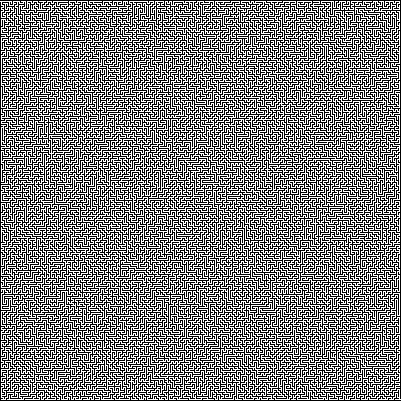
#> input picture mazes/maze4.png, 401 x 401 px
$ python maze_solver.py mazes/maze4.png
#> lines starting #> are read from the running program, lines starting #| are printed output that depends on the picture
#!/usr/bin/env python3

import cv2
import numpy as np
import copy
import time
import sys


def convert_to_array(path_to_maze):
    """
    Converts image of maze (wall thickness 1 pixel) to array.
    """
    initial_maze = cv2.imread(path_to_maze, 0)
    maze_reverted = cv2.bitwise_not(initial_maze)
    maze = maze_reverted / 255.0
    return maze


def find_in_and_out(maze):
    """
    Finds start and exit of the maze.
    """
    nr_of_lines = len(maze)
    coords = []

    for y in range(nr_of_lines):
        if y == 0 or y == nr_of_lines - 1:
            try:
                x = list(maze[y]).index(0)
                coord = [int(x), int(y)]
                coords.append(coord)
            except:
                pass
        else:
            if maze[y][0] == 0:
                x = maze[y][0]
                coord = [int(x), int(y)]
                coords.append(coord)
            elif maze[y][-1] == 0:
                x = len(maze) - 1
                coord = [int(x), int(y)]
                coords.append(coord)
            else:
                pass

    start = coords[0]
    end = coords[-1]

    return start, end


def open_points(position, open, closed, maze, start):
    """
    Updates possible and potential points to visit.
    """
    moves = np.array([[0, 1], [0, -1], [1, 0], [-1, 0]])
    neighbours = (moves + position).tolist()

    for i in range(len(neighbours)):
        x = int(neighbours[i][0])
        y = int(neighbours[i][1])
        if ((any(neighbours[i]) > 0) is True
            and maze[y][x] == 0
            and tuple(neighbours[i]) not in closed.keys()) or neighbours[i] == start:
            open.update({tuple(neighbours[i]): []})

    return open


def calculate_distance(dictionary, end):
    """
    Calculates and updates distances to end of points in dictionary (open points).
    """
    for point, dist in dictionary.items():
        dist = np.linalg.norm(np.asarray(end) - np.asarray(point))
        dictionary.update({tuple(point): dist})

    return dictionary


def lowest_dist(dictionary):
    """
    Chooses point with lowest distance to end.
    """
    return min(dictionary.keys(), key=(lambda point: dictionary[point]))


def show_maze_path(path, solution):
    """
    Shows maze and path that was made by algorithm to find exit.
    """
    cv2.namedWindow('solution', cv2.WINDOW_NORMAL)
    cv2.resizeWindow('solution', 1000, 1000)
    maze = cv2.imread(path, 0)
    for point in solution:
        point.reverse()
        maze[point[0]][point[1]] = 175
        cv2.imshow('solution', maze)
        cv2.waitKey(1)
    cv2.waitKey(0)
    cv2.destroyAllWindows()


def final_path(ppath, maze):
    """
    Generates the shortest way to the exit, knowing the preliminary path.
    """
    tmaze = np.full((len(maze), len(maze[0])), 1)  # temporary maze
    fpath = copy.deepcopy(ppath)  # final path
    moves = np.array([[0, 1], [0, -1], [1, 0], [-1, 0]])

    for point in ppath:
        tmaze[point[1]][point[0]] = 0

    flag = 1
    while flag != 0:
        flag = 0
        for point in fpath[1:-1]:
            # loop checks if point is a dead end
            neighbours = (moves + point).tolist()
            deadend = 0
            for i in neighbours:
                if tmaze[i[1]][i[0]] == 1:
                    deadend += 1
            if deadend == 3:
                tmaze[point[1]][point[0]] = 1
                fpath.remove(point)
                flag += 1
            else:
                pass

    return fpath


def find_path(path):
    """
    Actual function used to find end, combination of above functions.
    """
    maze = convert_to_array(path)
#> in convert_to_array, `initial_maze = cv2.imread(path_to_maze, 0)`: initial_maze: shape (401, 401); 49.8% white in thin lines or dots
#> in convert_to_array, `maze_reverted = cv2.bitwise_not(initial_maze)`: maze_reverted: shape (401, 401); 50.2% white; black in thin lines or dots
#> in convert_to_array, `maze = maze_reverted / 255.0`: maze: shape (401, 401) float64; values 0 (black) and 1 (white), 50.2% white; black in thin lines or dots
    start, end = find_in_and_out(maze)
#> in find_in_and_out, `nr_of_lines = len(maze)`: nr_of_lines = 401
#> the loop in find_in_and_out, `for y in range(nr_of_lines):` made 401 passes
#> (x, coord) on passes 2, 400: (0, [0, 1]), (400, [400, 399])
#> after the loop in find_in_and_out, `for y in range(nr_of_lines):`: coords = [[0, 1], [400, 399]]
#> in find_in_and_out, `start = coords[0]`: start = [0, 1]
#> in find_in_and_out, `end = coords[-1]`: end = [400, 399]
#> start = [0, 1]; end = [400, 399]

    open = {}  # points to be evaluated
    closed = {}  # points already evaluated
    ppath = []  # points for creating visualization (preliminary path)
    position = start
#> position = [0, 1]
    ppath.append(list(position))

    while position != tuple(end):
        open = open_points(position, open, closed, maze, start)
        open = calculate_distance(open, end)
        lowd = lowest_dist(open)
        if lowd not in closed.keys() and position != tuple(end):
            position = lowd
            closed.update({position: open[position]})
            del open[position]
            ppath.append(list(position))
#> this loop made 6836 passes
#> neighbours in open_points on passes 1 to 7: [[0, 2], [0, 0], [1, 1], [-1, 1]], [[1, 2], [1, 0], [2, 1], [0, 1]], [[2, 2], [2, 0], [3, 1], [1, 1]], [[3, 2], [3, 0], [4, 1], [2, 1]], [[4, 2], [4, 0], [5, 1], [3, 1]], [[5, 2], [5, 0], [6, 1], [4, 1]], [[6, 2], [6, 0], [7, 1], [5, 1]]
#> (neighbours in open_points, position) on pass 22: ([[15, 4], [15, 2], [16, 3], [14, 3]], (13, 2))
#> after the loop, closed = 6836 items; open = 64 items; position = (400, 399); ppath = 6837 pairs, first value 0 to 400, second value 1 to 399

    start = time.time()
    fpath = final_path(ppath, maze)
#> in final_path, `tmaze = np.full((len(maze), len(maze[0])), 1)`: tmaze: shape (401, 401) int64; every value is 1
#> in final_path, `fpath = copy.deepcopy(ppath)`: fpath has the same summary as ppath in find_path
#> the loop in final_path, `for point in ppath:` made 6837 passes
#> point on passes 1 to 3: [0, 1], [1, 1], [2, 1]
#> after the loop in final_path, `for point in ppath:`:
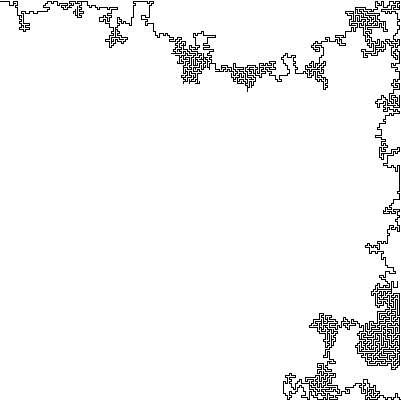
#> tmaze: shape (401, 401) int64; values 0 (black) and 1 (white), 95.7% white; black in thin lines or dots
#> after the loop in final_path, `while flag != 0:`:
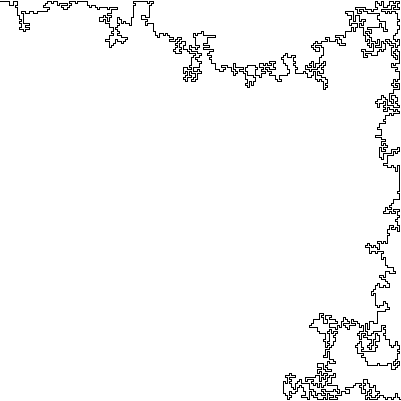
#> tmaze: shape (401, 401) int64; values 0 (black) and 1 (white), 96.8% white; black in thin lines or dots
#> after the loop in final_path, `while flag != 0:`: fpath = 5131 pairs, first value 0 to 400, second value 1 to 399
    print(f'It took {time.time() - start:.5f} seconds to calculate the path.')
    show_maze_path(path, fpath)
#> the loop in show_maze_path, `for point in solution:` made 5131 passes
#> after the loop in show_maze_path, `for point in solution:`:
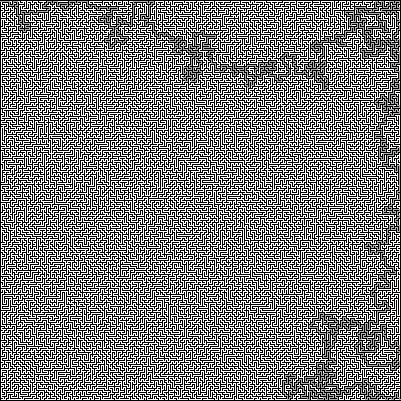
#> maze: shape (401, 401); min 0, max 255, mean 124.3


find_path(sys.argv[1])
